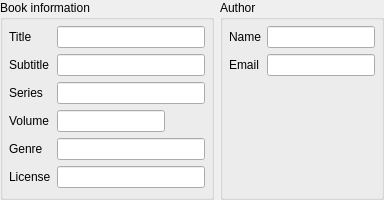
          <widget class="QWidget" name="lytTabOverview">
           <attribute name="title">
            <string>General</string>
           </attribute>
           <layout class="QVBoxLayout" name="verticalLayout_23">
            <property name="leftMargin">
             <number>0</number>
            </property>
            <property name="topMargin">
             <number>0</number>
            </property>
            <property name="rightMargin">
             <number>0</number>
            </property>
            <property name="bottomMargin">
             <number>0</number>
            </property>
            <item>
             <layout class="QHBoxLayout" name="horizontalLayout_26">
              <item>
               <widget class="QGroupBox" name="grpBookInfos">
                <property name="title">
                 <string>Book information</string>
                </property>
                <layout class="QFormLayout" name="formLayout_3">
                 <property name="leftMargin">
                  <number>6</number>
                 </property>
                 <property name="topMargin">
                  <number>6</number>
                 </property>
                 <property name="rightMargin">
                  <number>6</number>
                 </property>
                 <item row="0" column="0">
                  <widget class="QLabel" name="label_10">
                   <property name="text">
                    <string>Title</string>
                   </property>
                  </widget>
                 </item>
                 <item row="0" column="1">
                  <widget class="lineEditView" name="txtGeneralTitle"/>
                 </item>
                 <item row="1" column="0">
                  <widget class="QLabel" name="label_11">
                   <property name="text">
                    <string>Subtitle</string>
                   </property>
                  </widget>
                 </item>
                 <item row="1" column="1">
                  <widget class="lineEditView" name="txtGeneralSubtitle"/>
                 </item>
                 <item row="2" column="0">
                  <widget class="QLabel" name="label_12">
                   <property name="text">
                    <string>Series</string>
                   </property>
                  </widget>
                 </item>
                 <item row="2" column="1">
                  <widget class="lineEditView" name="txtGeneralSerie"/>
                 </item>
                 <item row="3" column="0">
                  <widget class="QLabel" name="label_13">
                   <property name="text">
                    <string>Volume</string>
                   </property>
                  </widget>
                 </item>
                 <item row="3" column="1">
                  <layout class="QHBoxLayout" name="horizontalLayout_25">
                   <item>
                    <widget class="lineEditView" name="txtGeneralVolume"/>
                   </item>
                   <item>
                    <spacer name="horizontalSpacer_6">
                     <property name="orientation">
                      <enum>Qt::Horizontal</enum>
                     </property>
                     <property name="sizeHint" stdset="0">
                      <size>
                       <width>40</width>
                       <height>20</height>
                      </size>
                     </property>
                    </spacer>
                   </item>
                  </layout>
                 </item>
                 <item row="4" column="0">
                  <widget class="QLabel" name="label_14">
                   <property name="text">
                    <string>Genre</string>
                   </property>
                  </widget>
                 </item>
                 <item row="4" column="1">
                  <widget class="lineEditView" name="txtGeneralGenre"/>
                 </item>
                 <item row="5" column="0">
                  <widget class="QLabel" name="label_16">
                   <property name="text">
                    <string>License</string>
                   </property>
                  </widget>
                 </item>
                 <item row="5" column="1">
                  <widget class="lineEditView" name="txtGeneralLicense"/>
                 </item>
                </layout>
               </widget>
              </item>
              <item>
               <widget class="QGroupBox" name="grpAuthor">
                <property name="title">
                 <string>Author</string>
                </property>
                <layout class="QFormLayout" name="formLayout_4">
                 <property name="fieldGrowthPolicy">
                  <enum>QFormLayout::ExpandingFieldsGrow</enum>
                 </property>
                 <property name="leftMargin">
                  <number>6</number>
                 </property>
                 <property name="topMargin">
                  <number>6</number>
                 </property>
                 <property name="rightMargin">
                  <number>6</number>
                 </property>
                 <item row="0" column="0">
                  <widget class="QLabel" name="label_15">
                   <property name="text">
                    <string>Name</string>
                   </property>
                  </widget>
                 </item>
                 <item row="0" column="1">
                  <widget class="lineEditView" name="txtGeneralAuthor"/>
                 </item>
                 <item row="1" column="0">
                  <widget class="QLabel" name="label_19">
                   <property name="text">
                    <string>Email</string>
                   </property>
                  </widget>
                 </item>
                 <item row="1" column="1">
                  <widget class="lineEditView" name="txtGeneralEmail"/>
                 </item>
                </layout>
               </widget>
              </item>
             </layout>
            </item>
           </layout>
          </widget>
